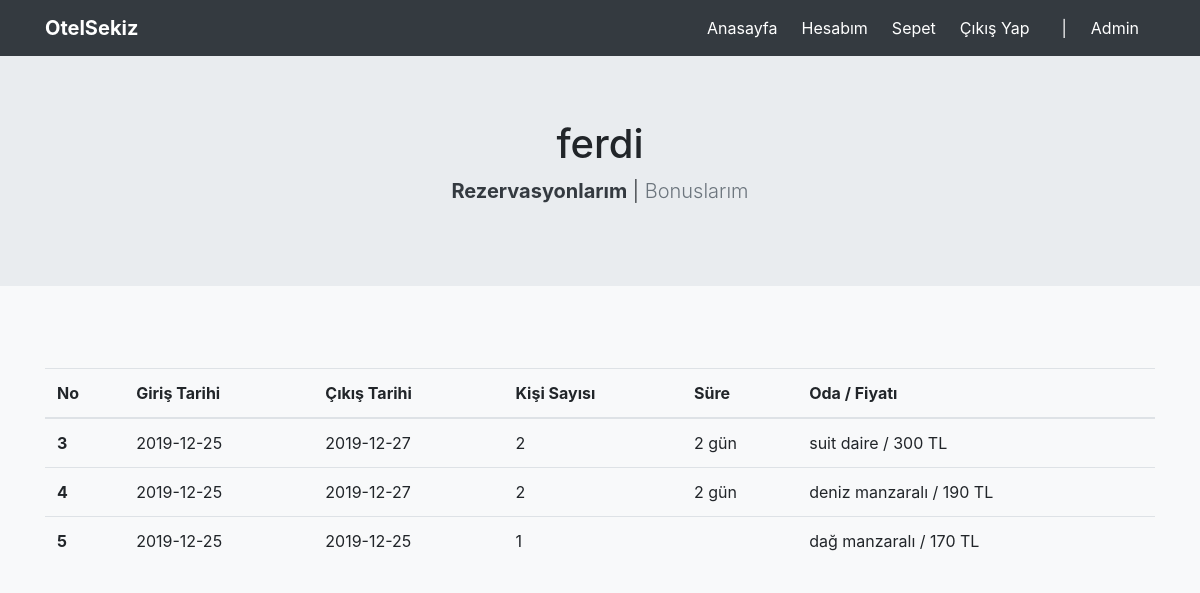
The app's page /profil (signed in) with its own data.
### app.py (models this page shows)
    class User(db.Model, UserMixin):
        __tablename__ = 'users'
        id = db.Column(db.Integer, primary_key=True)
        active = db.Column('is_active', db.Boolean(), nullable=False, server_default='1')
        email = db.Column(db.String(255, collation='NOCASE'), nullable=False, unique=True)
        email_confirmed_at = db.Column(db.DateTime())
        password = db.Column(db.String(255), nullable=False, server_default='')
        name = db.Column(db.String(100, collation='NOCASE'), nullable=False, server_default='')
        roles = db.relationship('Role', secondary='user_roles')

    class Rezervasyon(db.Model):
        __tablename__ = 'rezervasyonlar'
        id = db.Column(db.Integer(), primary_key=True)
        giris = db.Column(db.String(30), server_default='')
        cikis = db.Column(db.String(30), server_default='')
        kacgun = db.Column(db.Integer(), server_default='')
        kisi = db.Column(db.Integer(), server_default='')
        oda = db.Column(db.String(30), server_default='')
        fiyat = db.Column(db.Integer(), server_default='')
        musteri = db.Column(db.String(90), server_default='')
        user_id = db.Column(db.Integer(), db.ForeignKey('users.id', ondelete='CASCADE'))

### app.py (the view)
    @app.route('/profil')
    @login_required
    def profil():
        rezervasyonlar = Rezervasyon.query.filter_by(user_id=current_user.id).order_by(Rezervasyon.id).all()
        return render_template('profil.html', rezervasyonlar = rezervasyonlar)

### templates/profil.html (shortened to what this page needs)
{% include 'header.html' %}
<div class="jumbotron jumbotron-fluid">
  <div class="container">
    <h1 class="display-6 text-center">{{current_user.name}}</h1>
     <p class="lead text-center">
       <a href="/profil" class="text-dark font-weight-bold">Rezervasyonlarım</a> | <a href="/bonus" class="text-dark text-muted">Bonuslarım</a>
     </p>
  </div>
</div>
<div class="container giris_kayit">
  <table class="table">
    <thead>
      <tr>
        <th scope="col">No</th>
        <th scope="col">Giriş Tarihi</th>
        <th scope="col">Çıkış Tarihi</th>
        <th scope="col">Kişi Sayısı</th>
        <th scope="col">Süre</th>
        <th scope="col">Oda / Fiyatı</th>
      </tr>
    </thead>
    <tbody>
      {% for r in rezervasyonlar %}
      <tr>
        <th scope="row">{{r.id}}</th>
        <td>{{r.giris}}</td>
        <td>{{r.cikis}}</td>
        <td>{{r.kisi}}</td>
        <td>{{r.kacgun}}</td>
        <td>{{r.oda}} / {{r.fiyat}} TL</td>
      </tr>
      {% endfor %}
    </tbody>
  </table>
</div>
{% include 'footer.html' %}

### templates/header.html (style rules this page uses)
.giris_kayit { padding-top: 50px; padding-bottom: 30px; }

### records on screen
User: name "ferdi"
Rezervasyon: id "3", giris "2019-12-25", cikis "2019-12-27", kisi "2", kacgun "2 gün", oda "suit daire", fiyat "300"
Rezervasyon: id "4", giris "2019-12-25", cikis "2019-12-27", kisi "2", kacgun "2 gün", oda "deniz manzaralı", fiyat "190"
Rezervasyon: id "5", giris "2019-12-25", cikis "2019-12-25", kisi "1", oda "dağ manzaralı", fiyat "170"
